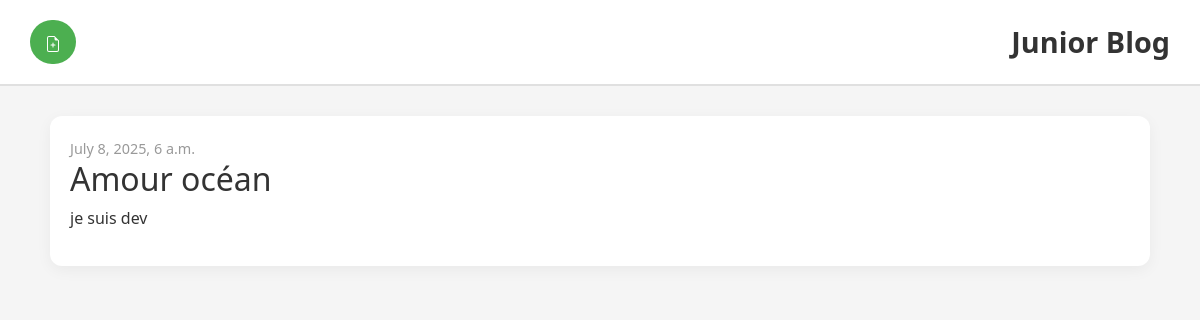
/post/1/, run on an earlier commit of the app's database.
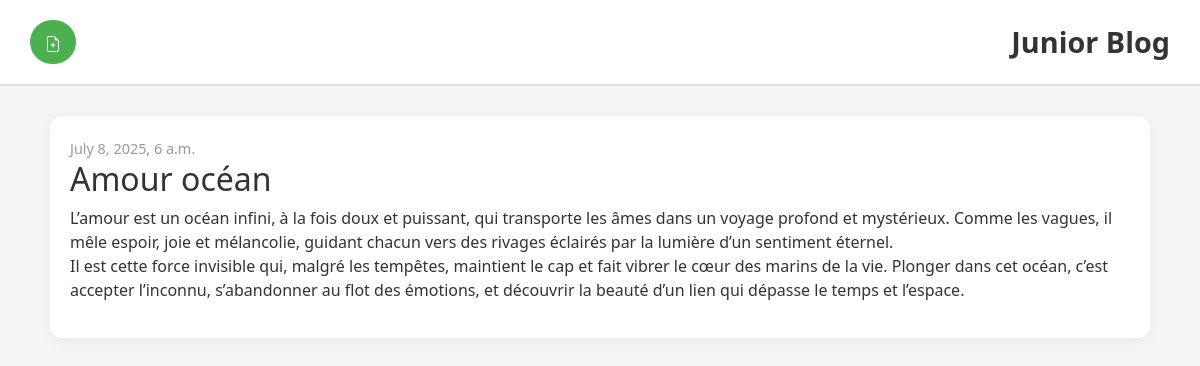
And on a later commit of the database.
### blog/models.py (models this page shows, shortened)
class Post(models.Model):
    author = models.ForeignKey(settings.AUTH_USER_MODEL, on_delete=models.CASCADE)
    title = models.CharField(max_length=200)
    text = models.TextField()
    created_date = models.DateTimeField(default=timezone.now)
    published_date = models.DateTimeField(blank=True, null=True)

### blog/views.py (the view)
# urls.py: path('post/<int:pk>/', views.post_detail, name='post_detail'),
def post_detail(request, pk):
    post = get_object_or_404(Post, pk=pk)
    return render(request, 'blog/post_detail.html', {'post': post})

### blog/templates/blog/post_detail.html (shortened to what this page needs)
  {% extends 'blog/base.html' %}
{% load static %}
{% block content %}
    <article class="post">
        {% if post.published_date %}
            <time class="date">
                {{ post.published_date }}
            </time>
        {% endif %}
        <h2>{{ post.title }}</h2>
        <p>{{ post.text|linebreaksbr }}</p>
    </article>
{% endblock %}

What changed in the data, as far as the page shows it:
changed Post "Amour océan": text "je suis dev" → "L’amour est un océan infini, à la fois doux et puissant, qui transporte les âmes dans un voyage profond et mystérieux. Comme les vagues, il mêle espoir, joie et mélancolie, guidant chacun vers des rivages éclairés par la lumière d’un sentiment éternel. Il est cette force invisible qui, malgré les tempêtes, maintient le cap et fait vibrer le cœur des marins de la vie. Plonger dans cet océan, c’est accepter l’inconnu, s’abandonner au flot des émotions, et découvrir la beauté d’un lien qui dépasse le temps et l’espace."
